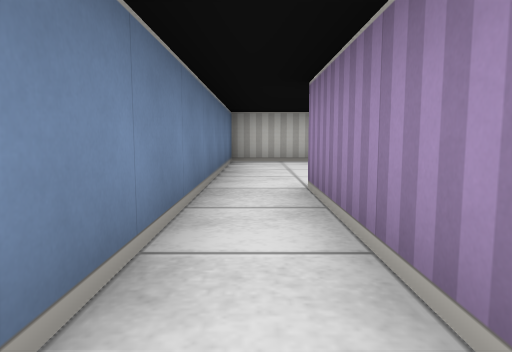
[1] (above)

16 first-person views from a walk through a cub3D ray-caster map. The camera is about half as high as the walls, tilts 6° down and sees 70° across. The floor is counted in squares. Each view is taken from the middle of a square. On the plan, view 1 faces up. The plan holds only what a view shows up to about 9 squares ahead; the rest is blank. The place goes on beyond the plan.

[2]
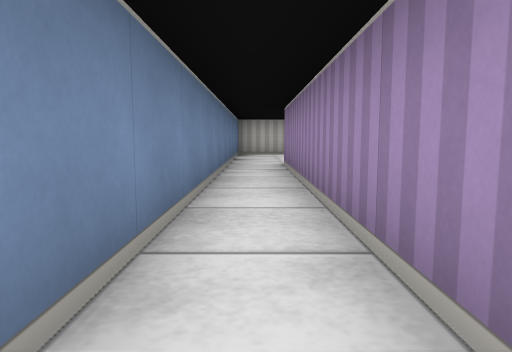

[3]
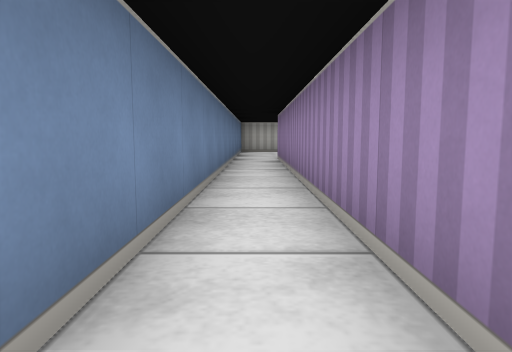

[4]
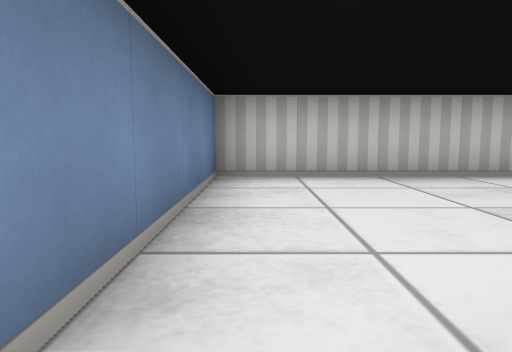

[5]
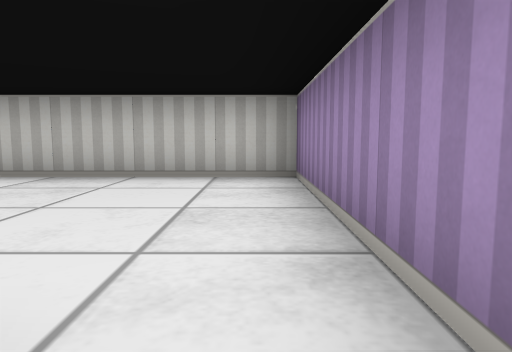

[6]
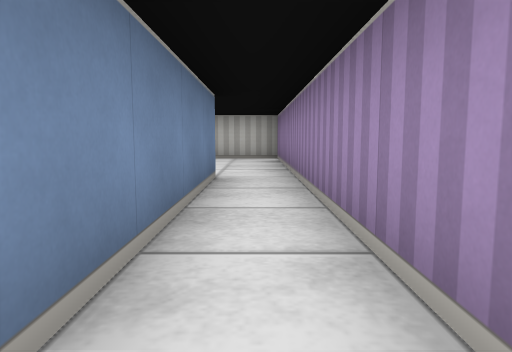

[7]
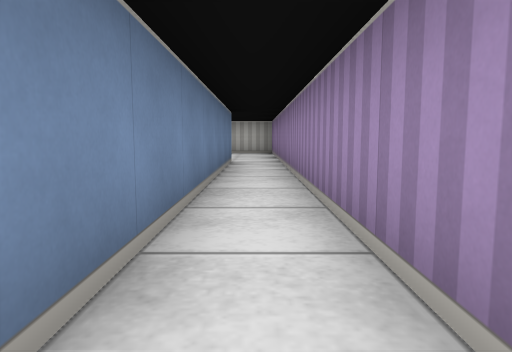

[8]
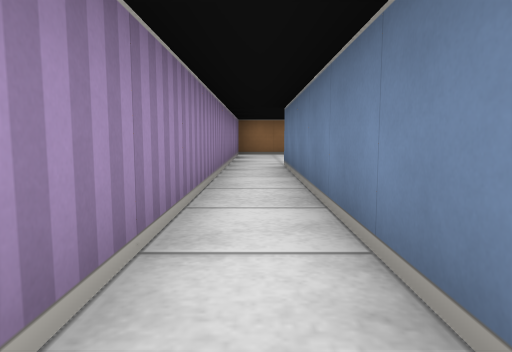

[9]
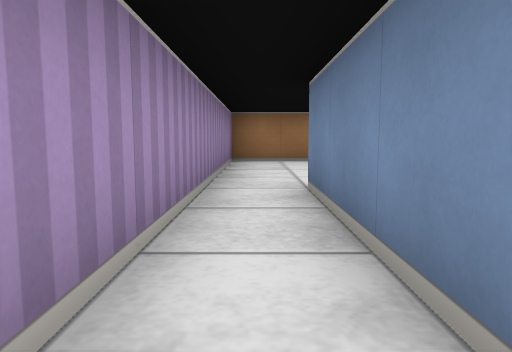

[10]
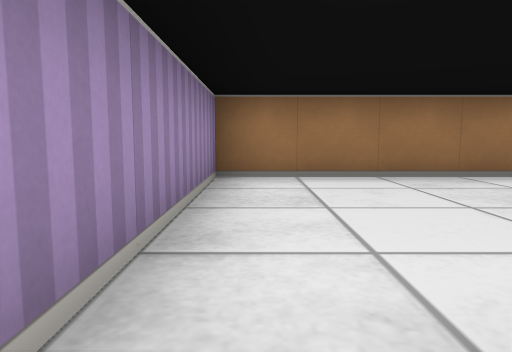

[11]
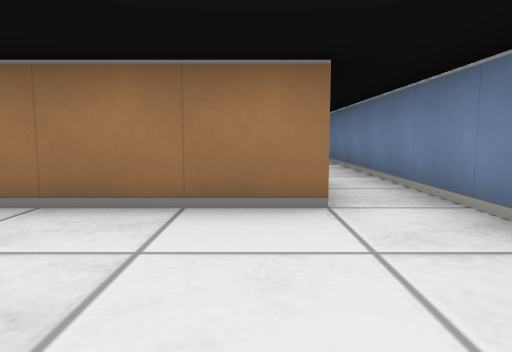

[12]
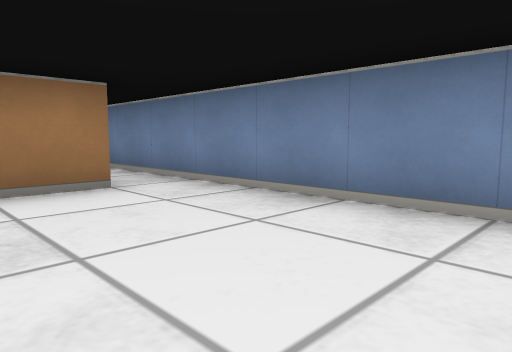

[13]
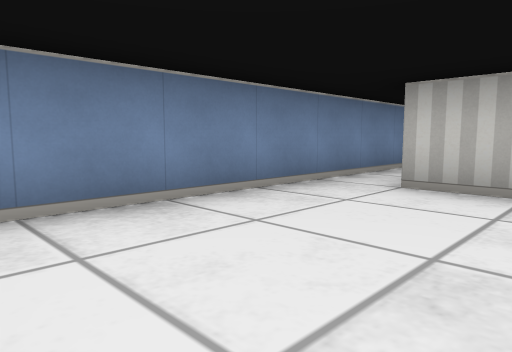

[14]
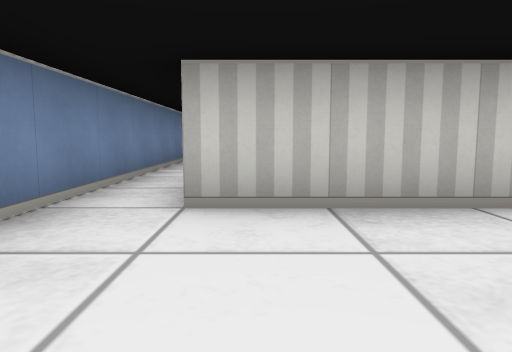

[15]
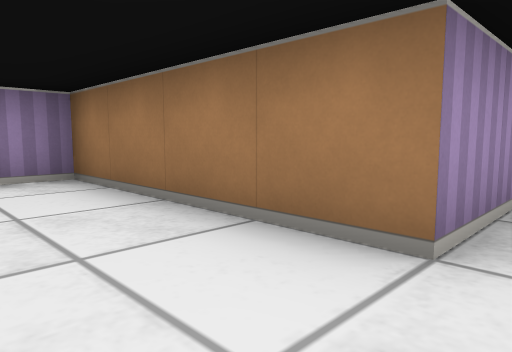

[16]
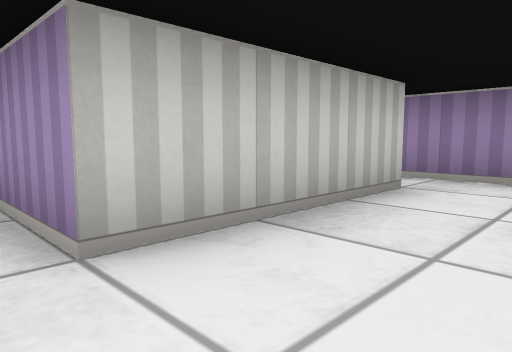

### Floor plan
Points are (right, up) in squares from view 1. A wall is a line through its corners. A room is listed if a view was taken in it or the views show most of it. See-through windows are left out.
Room 1 (views 1, 2, 3, 4, 5, 6, 7, 8, 9, 10)
walls: (3.5, 3.5) (3.5, -6.5); (0.5, -6.5) (0.5, 3.5); (4.5, -6.5) (4.5, 7.5) (-0.5, 7.5) (-0.5, -6.5)
ways out: opening at (0, -6) to room 2; opening at (4, -6) to room 2
Room 2 (views 11, 12, 13, 14, 15, 16)
walls: (0.5, -12) (0.5, -10.5) (4.5, -10.5) (4.5, -6.5); (-0.5, -6.5) (-0.5, -15.5); (3.5, -6.5) (0.5, -6.5)
ways out: opening at (0, -6) to room 1; opening at (4, -6) to room 1

Positions as (right, up) in squares from view 1, and headings:
1: (0, 0), facing up
2: (0, -3), facing up
3: (0, -5), facing up
4: (0, 3), facing up
5: (4, 3), facing up
6: (4, -1), facing up
7: (4, -4), facing up
8: (4, 0), facing down
9: (4, -3), facing down
10: (4, -6), facing down
11: (1, -8), facing down
12: (2, -7), facing down-left
13: (2, -10), facing up-left
14: (1, -9), facing up
15: (0, -9), facing down-right
16: (0, -8), facing up-right
